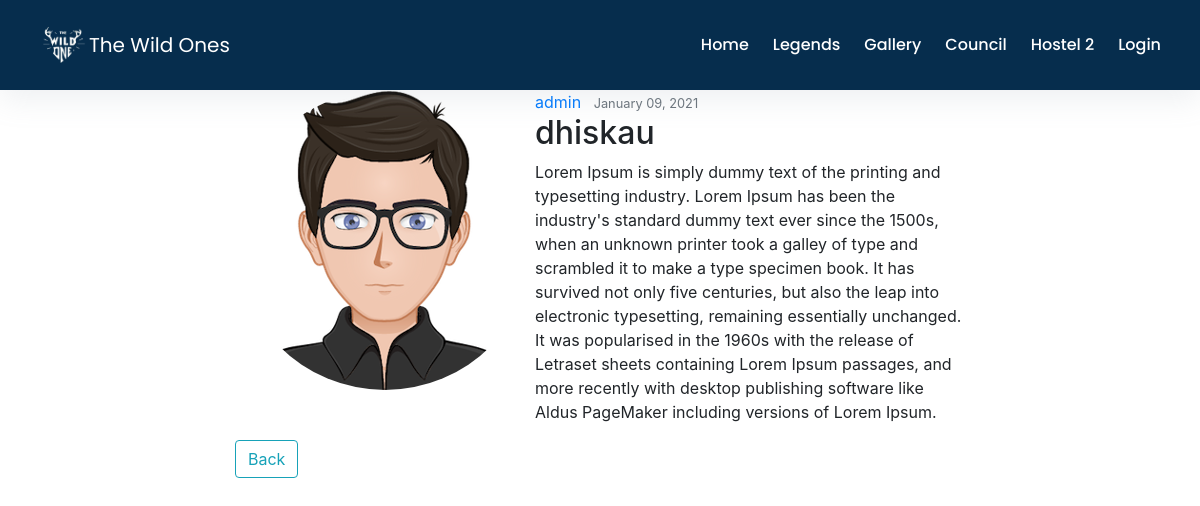
The page /activities/post/6/ on the database its author committed.
### hostel2/models.py (models this page shows, shortened)
class Post(models.Model):
    title = models.CharField(max_length=100)
    content = models.TextField()
    date_posted = models.DateTimeField(default = timezone.now)
    author = models.ForeignKey(User, on_delete = models.CASCADE)

### users/models.py (models this page shows, shortened)
class Profile(models.Model):
    user = models.OneToOneField(User, on_delete=models.CASCADE)
    image = models.ImageField(default = 'avatar7.png', upload_to = 'profile_pics')
    roll_no = models.CharField(default = 'None', max_length = 9)
    room_no = models.IntegerField(default = '0',)
    department = models.CharField(default = 'Update your department', max_length = 1000)
    year = models.CharField(default='Update your year', max_length=1000)
    gc_participation = models.CharField(default = 'None', max_length = 1000)
    interests_sports = models.CharField(max_length=100, default = '', blank=True)
    interests_cult = models.CharField(max_length=100, default = '', blank=True)
    interests_tech = models.CharField(max_length=100, default = '', blank=True)
    awards = models.CharField(default = 'None', max_length = 150)
    num_e_certificates = models.IntegerField(default = '0')
    e_certificate_1 = models.ImageField(default = 'default_2.jpg',upload_to = 'profile_pics')
    e_certificate_2 = models.ImageField(default = 'default_2.jpg',upload_to = 'profile_pics')
    e_certificate_3 = models.ImageField(default = 'default_2.jpg',upload_to = 'profile_pics')
    e_certificate_4 = models.ImageField(default = 'default_2.jpg',upload_to = 'profile_pics')
    e_certificate_5 = models.ImageField(default = 'default_2.jpg',upload_to = 'profile_pics')
    def __init__(self, *args, **kwargs):
        super().__init__(*args, **kwargs)
        if self.interests_tech:
            self.interests_sports= eval(self.interests_sports)
            self.interests_cult= eval(self.interests_cult)
            self.interests_tech= eval(self.interests_tech)

### hostel2/views.py (the view)
# urls.py: path('activities/post/<int:pk>/', PostDetailView.as_view(), name='post-detail'),
class PostDetailView(DetailView):
  model = Post

### hostel2/templates/hostel2/post_detail.html (shortened to what this page needs)
{% extends "hostel2/base.html" %}
  {% block content %}
<article class="media content-section">
  <img class="rounded-circle article-img" src="{{ object.author.profile.image.url }}">
  <div class="media-body">
    <div class="article-metadata">
      <a class="mr-2" href="{% url 'user-posts' object.author.username %}">{{ object.author }}</a>
      <small class="text-muted">{{ object.date_posted|date:"F d, Y" }}</small>
    </div>
    <h2 class="article-title">{{ object.title }}</h2>
    <p class="article-content">{{ object.content }}</p>
  </div>
</article>
<a class="btn btn-outline-info" type="submit" href="{% url 'blog-home' %}">Back</a>
  {% endblock  %}

### hostel2/static/hostel2/navbar.css (style rules this page uses)
body { background-image: url('https://s3-us-west-2.amazonaws.com/s.cdpn.io/1462889/pat-back.svg'); background-position: center; background-repeat: repeat; background-size: 7%; background-color: #fff; overflow-x: hidden; transition: all 200ms linear; }

### rows shown on the page
Post: author.profile.image (placeholder picture), author "admin", date_posted "January 09, 2021", title "dhiskau", content "Lorem Ipsum is simply dummy text of the printing and typesetting industry. Lorem Ipsum has been the industry's standard dummy text ever since the 1500s, when an unknown printer took a galley of type and scrambled it to make a type specimen book. It has survived not only five centuries, but also the leap into electronic typesetting, remaining essentially unchanged. It was popularised in the 1960s with the release of Letraset sheets containing Lorem Ipsum passages, and more recently with desktop publishing software like Aldus PageMaker including versions of Lorem Ipsum."
